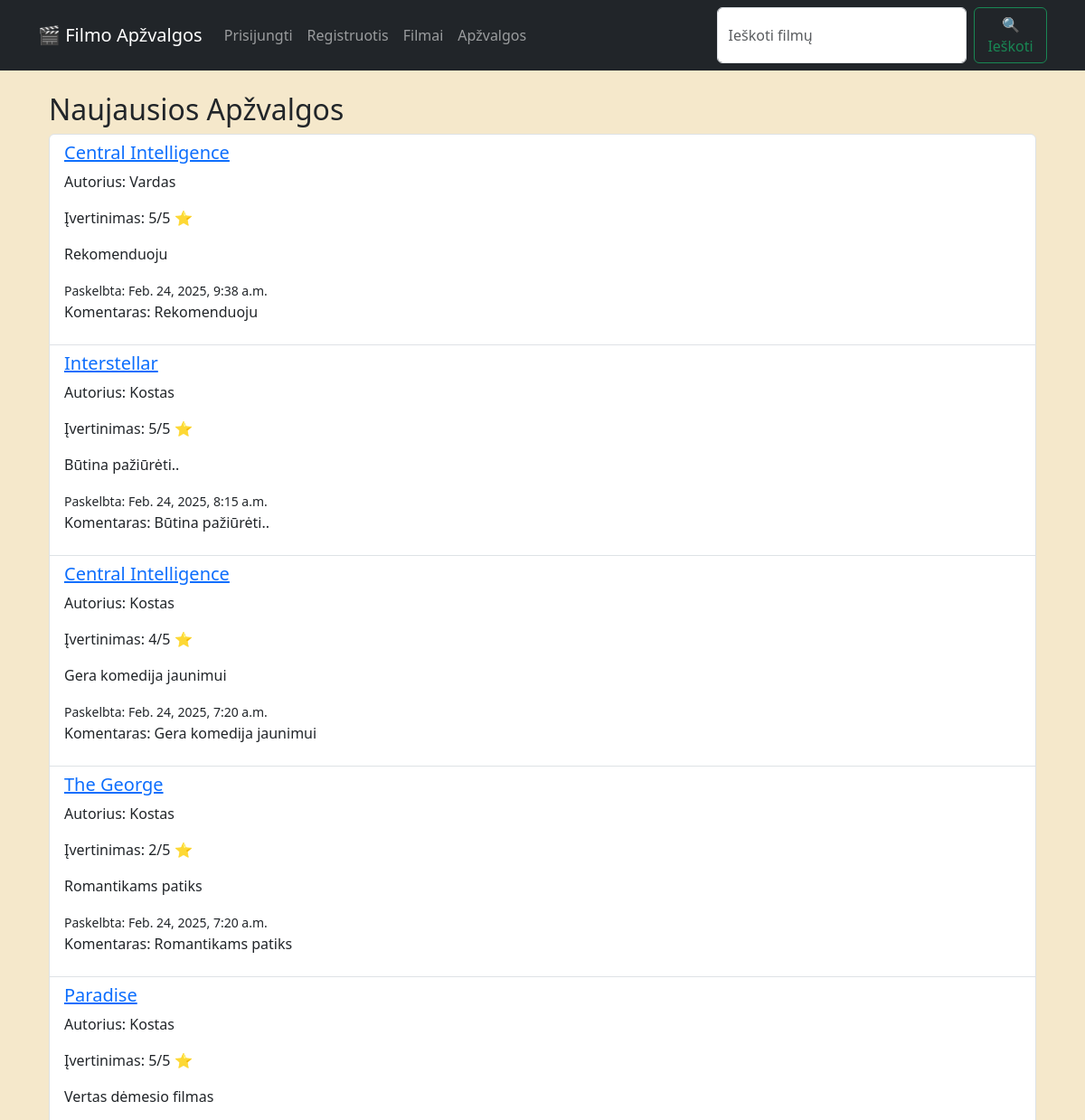
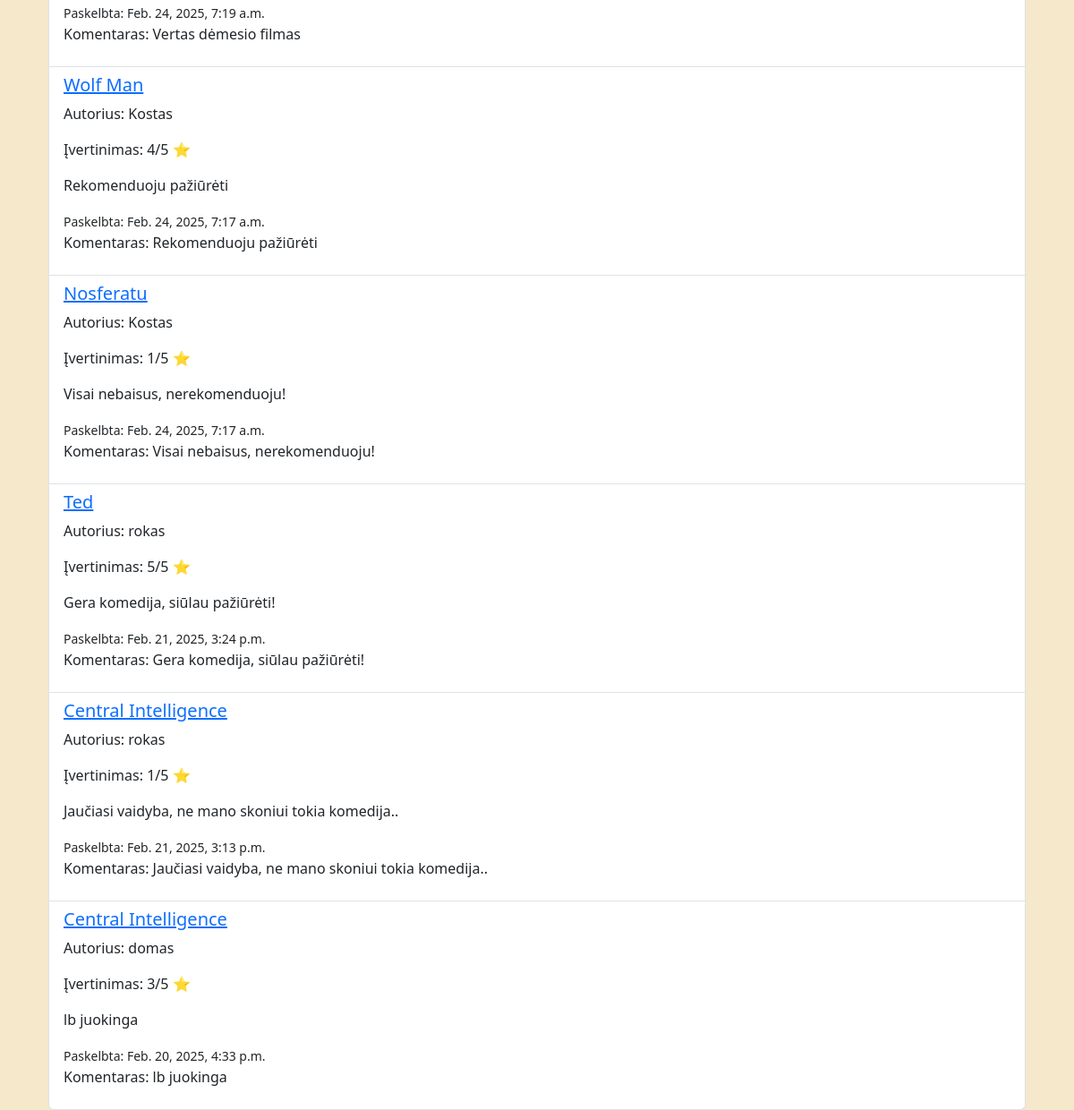
/filmai/reviews/, run on the app's committed database (2 pictures, top to bottom).
### moviereviews/models.py (models this page shows, shortened)
class Review(models.Model):
    user = models.ForeignKey(User, on_delete=models.CASCADE)
    movie = models.ForeignKey(Movie, on_delete=models.CASCADE)
    title = models.CharField(max_length=255)
    content = models.TextField()
    rating = models.PositiveSmallIntegerField(choices=[(i, str(i)) for i in range(1, 6)])
    created_at = models.DateTimeField(auto_now_add=True)
    approved = models.BooleanField(default=False)

class Movie(models.Model):
    title = models.CharField(max_length=255)
    description = models.TextField()
    year = models.IntegerField()
    genres = models.ManyToManyField(Genre, blank=True)
    director = models.ForeignKey(Director, on_delete=models.SET_NULL, null=True, blank=True)
    imdb_id = models.CharField(max_length=20, blank=True, null=True, unique=True)
    image = models.ImageField(upload_to='movie_images/', blank=True, null=True)

### moviereviews/views.py (the view)
# urls.py: path('reviews/', ReviewListView.as_view(), name='reviews'),
class ReviewListView(View):
    def get(self, request):
        reviews = Review.objects.all().order_by('-created_at')
        return render(request, 'review_list.html', {'reviews': reviews})

### moviereviews/templates/review_list.html
{% extends "base.html" %}
{% block content %}
<div class="container">
    <h2>Naujausios Apžvalgos</h2>
    {% if reviews %}
        <ul class="list-group">
            {% for review in reviews %}
                <li class="list-group-item">
                    <h5><a href="{% url 'movie_detail' review.movie.id %}">{{ review.movie.title }}</a></h5>
                    <p>Autorius: {{ review.user.username }}</p>
                    <p>Įvertinimas: {{ review.rating }}/5 ⭐</p>
                    <p>{{ review.content }}</p>
                    <small>Paskelbta: {{ review.created_at }}</small>
                    <p>Komentaras: {{ review.content }}</p>
                </li>
            {% endfor %}
        </ul>
    {% else %}
        <p>Kol kas nėra apžvalgų.</p>
    {% endif %}
</div>
{% endblock %}

### moviereviews/static/css/style.css (style rules this page uses)
body { background-color: #f5e8cb; }

### data on the page
Review: movie "Central Intelligence", user.username "Vardas", rating "5", content "Rekomenduoju", created_at "Feb. 24, 2025, 9:38 a.m."
Review: movie "Interstellar", user.username "Kostas", rating "5", content "Būtina pažiūrėti..", created_at "Feb. 24, 2025, 8:15 a.m."
Review: movie "Central Intelligence", user.username "Kostas", rating "4", content "Gera komedija jaunimui", created_at "Feb. 24, 2025, 7:20 a.m."
Review: movie "The George", user.username "Kostas", rating "2", content "Romantikams patiks", created_at "Feb. 24, 2025, 7:20 a.m."
Review: movie "Paradise", user.username "Kostas", rating "5", content "Vertas dėmesio filmas", created_at "Feb. 24, 2025, 7:19 a.m."
Review: movie "Wolf Man", user.username "Kostas", rating "4", content "Rekomenduoju pažiūrėti", created_at "Feb. 24, 2025, 7:17 a.m."
Review: movie "Nosferatu", user.username "Kostas", rating "1", content "Visai nebaisus, nerekomenduoju!", created_at "Feb. 24, 2025, 7:17 a.m."
Review: movie "Ted", user.username "rokas", rating "5", content "Gera komedija, siūlau pažiūrėti!", created_at "Feb. 21, 2025, 3:24 p.m."
Review: movie "Central Intelligence", user.username "rokas", rating "1", content "Jaučiasi vaidyba, ne mano skoniui tokia komedija..", created_at "Feb. 21, 2025, 3:13 p.m."
Review: movie "Central Intelligence", user.username "domas", rating "3", content "lb juokinga", created_at "Feb. 20, 2025, 4:33 p.m."
